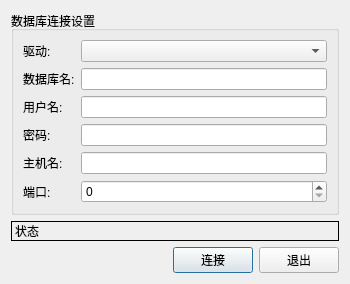
<?xml version="1.0" encoding="UTF-8"?>
<ui version="4.0">
 <class>QSqlConnectionDialogUi</class>
 <widget class="QDialog" name="QSqlConnectionDialogUi">
  <property name="geometry">
   <rect>
    <x>0</x>
    <y>0</y>
    <width>350</width>
    <height>251</height>
   </rect>
  </property>
  <property name="windowTitle">
   <string>Dialog</string>
  </property>
  <layout class="QVBoxLayout" name="verticalLayout">
   <item>
    <widget class="QGroupBox" name="connCroupBox">
     <property name="title">
      <string>数据库连接设置</string>
     </property>
     <layout class="QGridLayout" name="gridLayout">
      <item row="0" column="0">
       <widget class="QLabel" name="textLabel2">
        <property name="text">
         <string>驱动:</string>
        </property>
        <property name="buddy">
         <cstring>comboDriver</cstring>
        </property>
       </widget>
      </item>
      <item row="0" column="1">
       <widget class="QComboBox" name="comboDriver">
        <property name="frame">
         <bool>true</bool>
        </property>
       </widget>
      </item>
      <item row="1" column="0">
       <widget class="QLabel" name="textLabel3">
        <property name="text">
         <string>数据库名:</string>
        </property>
        <property name="buddy">
         <cstring>editDatabase</cstring>
        </property>
       </widget>
      </item>
      <item row="1" column="1">
       <widget class="QLineEdit" name="editDatabase"/>
      </item>
      <item row="2" column="0">
       <widget class="QLabel" name="textLabel4">
        <property name="text">
         <string>用户名:</string>
        </property>
        <property name="buddy">
         <cstring>editUsemame</cstring>
        </property>
       </widget>
      </item>
      <item row="2" column="1">
       <widget class="QLineEdit" name="editUsemame"/>
      </item>
      <item row="3" column="0">
       <widget class="QLabel" name="textLabel4_2">
        <property name="text">
         <string>密码:</string>
        </property>
        <property name="buddy">
         <cstring>editPassword</cstring>
        </property>
       </widget>
      </item>
      <item row="3" column="1">
       <widget class="QLineEdit" name="editPassword"/>
      </item>
      <item row="4" column="0">
       <widget class="QLabel" name="textLabel5">
        <property name="text">
         <string>主机名:</string>
        </property>
        <property name="buddy">
         <cstring>editHostname</cstring>
        </property>
       </widget>
      </item>
      <item row="4" column="1">
       <widget class="QLineEdit" name="editHostname"/>
      </item>
      <item row="5" column="0">
       <widget class="QLabel" name="textLabel5_2">
        <property name="text">
         <string>端口:</string>
        </property>
        <property name="buddy">
         <cstring>portSpinBox</cstring>
        </property>
       </widget>
      </item>
      <item row="5" column="1">
       <widget class="QSpinBox" name="portSpinBox"/>
      </item>
     </layout>
    </widget>
   </item>
   <item>
    <widget class="QLabel" name="status_label">
     <property name="frameShape">
      <enum>QFrame::Panel</enum>
     </property>
     <property name="text">
      <string>状态</string>
     </property>
    </widget>
   </item>
   <item>
    <layout class="QHBoxLayout" name="horizontalLayout">
     <item>
      <spacer name="horizontalSpacer">
       <property name="orientation">
        <enum>Qt::Horizontal</enum>
       </property>
       <property name="sizeHint" stdset="0">
        <size>
         <width>168</width>
         <height>20</height>
        </size>
       </property>
      </spacer>
     </item>
     <item>
      <widget class="QPushButton" name="okButton">
       <property name="text">
        <string>连接</string>
       </property>
      </widget>
     </item>
     <item>
      <widget class="QPushButton" name="cancelButton">
       <property name="text">
        <string>退出</string>
       </property>
      </widget>
     </item>
    </layout>
   </item>
  </layout>
 </widget>
 <resources/>
 <connections/>
</ui>
